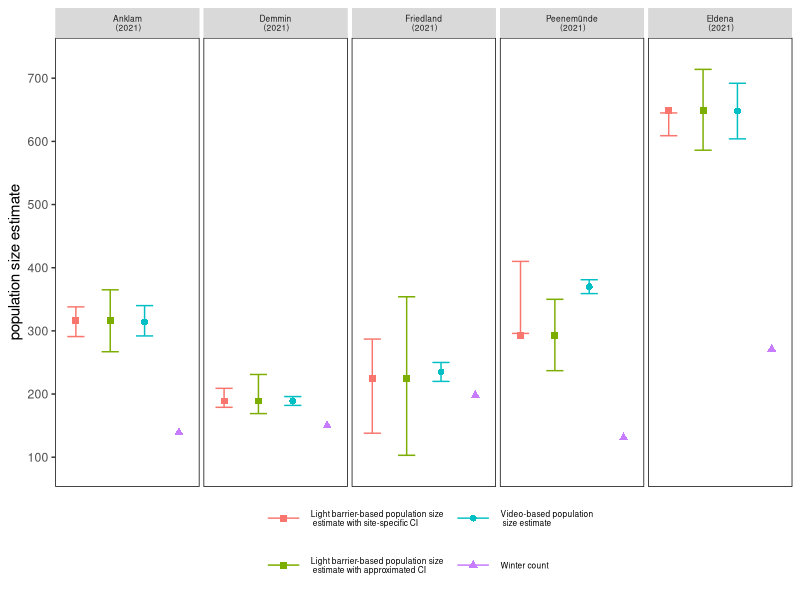
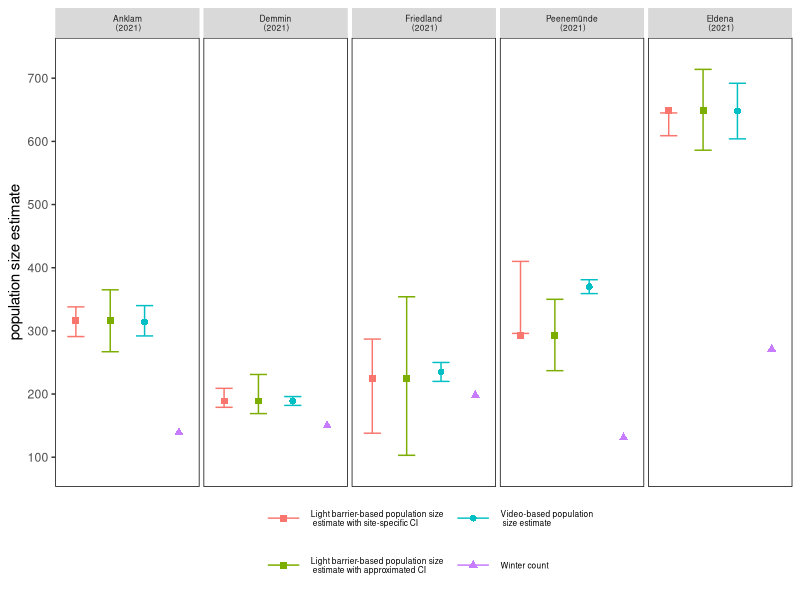

Here is the R script that generated these plots, in order:
## ---- chunk 1
knitr::opts_chunk$set(echo = TRUE)
library(tidyverse)
library(scales)
## ---- chunk 2
#winter count data
wc=read.csv("./data/winter_counts.csv")
head(wc)
#site names for the plot
sites=c(`Anklam`="Anklam\n (2021)",
        `Demmin`="Demmin\n (2021)", 
        `Friedland`="Friedland\n (2021)",
        `Peenemuende`="Peenemünde\n (2021)",
        `Eldena`="Eldena\n (2021)")
#breaks on y axis
breaks_y=c(100,150,200,300,400)

confidence_intervals=read.csv("./accuracy/output/site_specific_CI_IRsites.csv")
confidence_intervals$Site=as.character(confidence_intervals$Site)
confidence_intervals=confidence_intervals[1:5,]


vid=read.csv("./accuracy/output/video_CI_IRsites.csv")
vid$Site=as.character(vid$Site)
vid=subset(vid,vid$Site!="Eldena_L16")
vid$Site=c("Anklam","Peenemuende","Friedland","Demmin","Eldena")

confidence_intervals_adj=read.csv("./accuracy/output/extrapolated_CI_IRsites.csv")
confidence_intervals_adj$Site=as.character(confidence_intervals_adj$Site)
confidence_intervals_adj=confidence_intervals_adj[1:5,]

confidence_intervals$year=as.numeric(confidence_intervals$year)
wc$year=as.numeric(wc$year)
confidence_intervals_adj$year=as.numeric(confidence_intervals_adj$year)
vid$year=as.numeric(vid$year)

df=inner_join(confidence_intervals,wc, by=c("Site","year")) 

df1=inner_join(df,confidence_intervals_adj, by=c("Site","year")) 
df1$year=as.numeric(df1$year)
df2=inner_join(df1,vid, by=c("Site","year")) %>% 
  gather(type,value,-Site,-year) %>% 
  filter(type=="LB.x" | type=="LB.y"| type=="WC" | type=="VID")
df2

#ANK, PEN, FRD, DEM, ELD
#LB,WC,VID
df2$lcl=c(confidence_intervals$lcl,rep(NA,5),
          confidence_intervals_adj$lcl,vid$lcl)

df2$ucl=c(confidence_intervals$ucl,rep(NA,5),
          confidence_intervals_adj$ucl,vid$ucl)

df2$Site = factor(df$Site,
                  levels=c("Anklam","Demmin",
                           "Friedland","Peenemuende", "Eldena"))
df2$type[df2$type == "LB.x"] <- "LBsite"
df2$type[df2$type == "LB.y"] <- "LBext"

df2$type=as.factor(df2$type)

df2$type=factor(df2$type, levels=c("LBsite","LBext", "VID", "WC"))

df2$value=as.numeric(df2$value)
df2$lcl=as.numeric(df2$lcl)
df2$ucl=as.numeric(df2$ucl)
## ---- chunk 3
legendlabels=c(expression('Light barrier-based population size \n estimate with site-specific CI'),
               expression('Light barrier-based population size \n estimate with approximated CI'),
               expression("Video-based population \n size estimate"),
               "Winter count"
)

plot_sites=df2 %>%
  ggplot(aes(x=type, y=value))+
  labs(y="population size estimate",
       x="",
       shape=" ",
       color=" ")+
  geom_point(aes(shape = type,col=type), size = 2) +
  geom_errorbar(aes(x = type, ymin = lcl,
                    ymax = ucl, col=type),
                    width=.5, lwd=0.5,  
                show.legend = T)+
  facet_grid(cols = vars(Site),labeller = as_labeller(sites))+
  theme(legend.position = "bottom",
        legend.key.size=unit(1,"cm"),
        legend.text.align = 0,
        legend.text=element_text(size=6),
        legend.key = element_blank(),
        legend.box.spacing=unit(-0.5, "cm"),
        panel.grid.major = element_blank(),
        panel.grid.minor = element_blank(),
        panel.background = element_blank(),
        panel.spacing.x = unit(0.1, "cm"),
        axis.text.x = element_blank(),
        axis.ticks.x = element_blank(),
        strip.text.x = element_text(size = 6),
        panel.border = element_rect(fill=NA,color="black", size=0.5,
                                    linetype="solid"))+
  scale_y_continuous(breaks=seq(0,800,by=100), expand=c(0,50))+
  scale_colour_discrete(labels = legendlabels,
                        na.value = "grey50")+
  scale_shape_manual(values = c(15,15,16,17),
                     labels = legendlabels)+
  guides(colour=guide_legend(nrow=2), byrow=T)
plot_sites

ggsave(paste0("./accuracy/output/LB_VID_WC_all_IR_sites.png"),
       width = 10, height = 10, dpi = 800, units = "cm", device='png')

